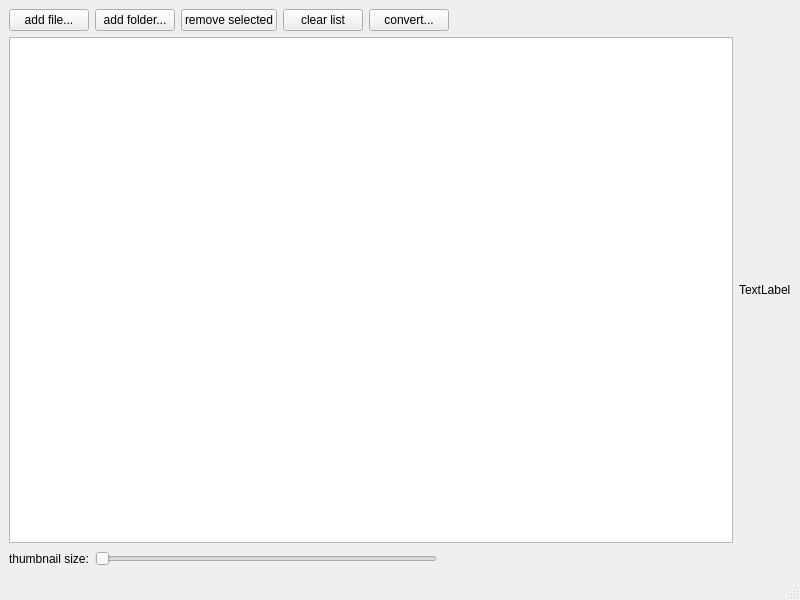
<?xml version="1.0" encoding="UTF-8"?>
<ui version="4.0">
 <class>cMainWindow</class>
 <widget class="QMainWindow" name="cMainWindow">
  <property name="geometry">
   <rect>
    <x>0</x>
    <y>0</y>
    <width>800</width>
    <height>600</height>
   </rect>
  </property>
  <property name="windowTitle">
   <string/>
  </property>
  <widget class="QWidget" name="centralwidget">
   <layout class="QGridLayout" name="gridLayout">
    <item row="0" column="0">
     <layout class="QVBoxLayout" name="verticalLayout">
      <item>
       <layout class="QHBoxLayout" name="horizontalLayout">
        <item>
         <widget class="QPushButton" name="m_lpAddFile">
          <property name="text">
           <string>add file...</string>
          </property>
         </widget>
        </item>
        <item>
         <widget class="QPushButton" name="m_lpAddFolder">
          <property name="text">
           <string>add folder...</string>
          </property>
         </widget>
        </item>
        <item>
         <widget class="QPushButton" name="m_lpRemoveSelected">
          <property name="text">
           <string>remove selected</string>
          </property>
         </widget>
        </item>
        <item>
         <widget class="QPushButton" name="m_lpClearList">
          <property name="text">
           <string>clear list</string>
          </property>
         </widget>
        </item>
        <item>
         <widget class="QPushButton" name="m_lpConvert">
          <property name="text">
           <string>convert...</string>
          </property>
         </widget>
        </item>
        <item>
         <spacer name="horizontalSpacer">
          <property name="orientation">
           <enum>Qt::Horizontal</enum>
          </property>
          <property name="sizeHint" stdset="0">
           <size>
            <width>40</width>
            <height>20</height>
           </size>
          </property>
         </spacer>
        </item>
       </layout>
      </item>
      <item>
       <layout class="QHBoxLayout" name="horizontalLayout_2">
        <item>
         <widget class="cTreeView" name="m_lpFileList">
          <property name="editTriggers">
           <set>QAbstractItemView::NoEditTriggers</set>
          </property>
          <property name="alternatingRowColors">
           <bool>true</bool>
          </property>
          <property name="selectionMode">
           <enum>QAbstractItemView::ExtendedSelection</enum>
          </property>
          <property name="iconSize">
           <size>
            <width>0</width>
            <height>0</height>
           </size>
          </property>
          <property name="rootIsDecorated">
           <bool>false</bool>
          </property>
         </widget>
        </item>
        <item>
         <layout class="QVBoxLayout" name="verticalLayout_2">
          <item>
           <widget class="QLabel" name="m_lpPictureData">
            <property name="text">
             <string>TextLabel</string>
            </property>
           </widget>
          </item>
         </layout>
        </item>
       </layout>
      </item>
     </layout>
    </item>
    <item row="1" column="0">
     <layout class="QHBoxLayout" name="horizontalLayout_3">
      <item>
       <widget class="QLabel" name="label">
        <property name="text">
         <string>thumbnail size:</string>
        </property>
       </widget>
      </item>
      <item>
       <widget class="QSlider" name="m_lpThumbnailSize">
        <property name="minimum">
         <number>16</number>
        </property>
        <property name="maximum">
         <number>150</number>
        </property>
        <property name="pageStep">
         <number>16</number>
        </property>
        <property name="orientation">
         <enum>Qt::Horizontal</enum>
        </property>
       </widget>
      </item>
      <item>
       <widget class="QLabel" name="m_lpThumbnailSizeValue">
        <property name="text">
         <string/>
        </property>
       </widget>
      </item>
      <item>
       <spacer name="horizontalSpacer_2">
        <property name="orientation">
         <enum>Qt::Horizontal</enum>
        </property>
        <property name="sizeHint" stdset="0">
         <size>
          <width>40</width>
          <height>20</height>
         </size>
        </property>
       </spacer>
      </item>
     </layout>
    </item>
   </layout>
  </widget>
  <widget class="QMenuBar" name="menubar">
   <property name="geometry">
    <rect>
     <x>0</x>
     <y>0</y>
     <width>800</width>
     <height>21</height>
    </rect>
   </property>
  </widget>
  <widget class="QStatusBar" name="statusbar"/>
 </widget>
 <customwidgets>
  <customwidget>
   <class>cTreeView</class>
   <extends>QTreeView</extends>
   <header>ctreeview.h</header>
  </customwidget>
 </customwidgets>
 <resources/>
 <connections/>
</ui>
